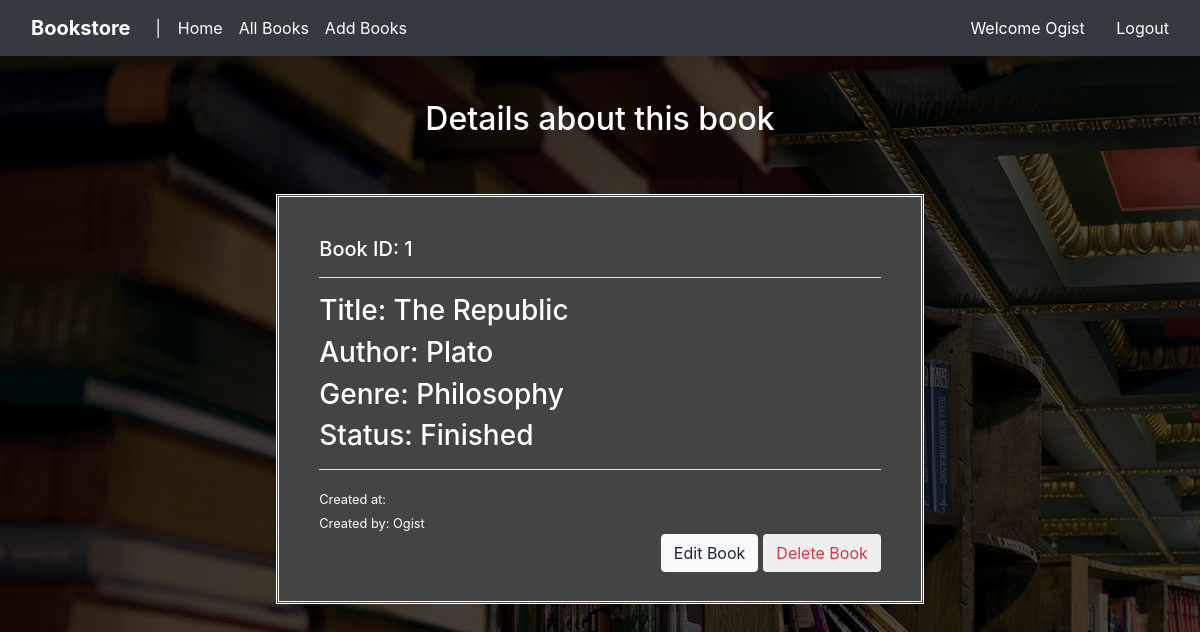
Screenshot of /show/showBook/1 (signed in) with the database file from the repository.
### tables this page shows
CREATE TABLE books_ogist(

           `id` INT UNSIGNED NOT NULL PRIMARY KEY AUTO_INCREMENT,
           `title` VARCHAR(255) NOT NULL,
           `author` VARCHAR(255) NOT NULL,
           `genre` ENUM('Philosophy', 'Novel', 'Drama', 'Romance', 'Adventure', 'Fantasy'),
           `status` ENUM('Finished', 'Not Started', 'Reading', 'Dropped'),
           `created_at` TIMESTAMP,
    	   `updated_at` TIMESTAMP,
    	   `username` VARCHAR(255),
    	   FOREIGN KEY (`username`) REFERENCES `users`(`username`)	
    	   );

### controllers/show.php (called while the page is built, shortened)
<?php
class Show extends Controller
{
	public function showBook(){
			$viewmodel = new ShowModel();
		$this->returnView($viewmodel->showBook(), true);
	}
}

### classes/Model.php (called while the page is built, shortened)
<?php
abstract class Model
{
	protected $dbh, $stmt;
	public function __construct(){
		try{
			$this->dbh = new PDO("mysql:host=" . DB_HOST . ';dbname=' . DB_NAME, DB_USER, DB_PASSWORD);
			$this->dbh->setAttribute(PDO::ATTR_ERRMODE, PDO::ERRMODE_EXCEPTION);
		} catch (PDOException $e){
			die($e->getMessage());
		}
	}
	public function execute(){
		$this->stmt->execute();
	}
	public function query($query){
		$this->stmt = $this->dbh->prepare($query);
	}
	public function single(){
		$this->execute();
		return $this->stmt->fetch(PDO::FETCH_ASSOC);
	}
}

### models/show.php (called while the page is built, shortened)
<?php
class ShowModel extends Model
{
	public function showBook(){
				$id = $_GET['id'];
				$username = $_SESSION['user_data']['username'];
				$this->query("SELECT * FROM books_{$username} WHERE id = '$id'");
				$rows = $this->single();
				return $rows;
			}
			}

### views/show/showBook.php (the view, shortened to what this page needs)
<h2 align="center">Details about this book</h2><br><br>
	<div class="container">
		<div class="col-md-7 mx-auto" id="bs">
			<h5>Book ID: <?= $viewmodel['id']; ?></h5><hr>
			<h3>Title: <?= $viewmodel['title']; ?></h3>
			<h3>Author: <?= $viewmodel['author']; ?></h3>
			<h3>Genre: <?= $viewmodel['genre']; ?></h3>
			<h3>Status: <?= $viewmodel['status']; ?></h3><hr>
			<small>Created at: <?= $viewmodel['created_at']; ?></small><br>
			<small>Created by: <?= $viewmodel['username']; ?></small>
	       <form method="post" action="<?php $_SERVER['PHP_SELF'];?>">
				<?php if(isset($_SESSION['is_logged_in'])) : ?>
		       	    <input onclick="return confirm_delete()" class="btn btn-default float-right text-danger" type="submit" name="delete" value="Delete Book">
			     	<a class="btn btn-light float-right" id="eb" href="<?php ROOT_URL?>/Bookstore/show/update/<?= $viewmodel['id'];?>">Edit Book</a>
     			<?php endif; ?>
        </form>
		</div>
	</div>

### assets/css/style.css (style rules this page uses)
body { background: linear-gradient( rgba(0, 0, 0, 0.7), rgba(0, 0, 0, 0.7) ), url("bookstore.jpg"); color:white; padding-top: 100px; }
#eb { margin-right: 5px; }
#bs { border: double white; border-width: 3px; background: #444444; height: 410px; padding: 40px; }
hr { background-color: white; }

### rows the page displays
books_ogist: id "1", title "The Republic", author "Plato", genre "Philosophy", status "Finished", username "Ogist"

### other values shown
$_SESSION['user_data']['username'] "Ogist"
